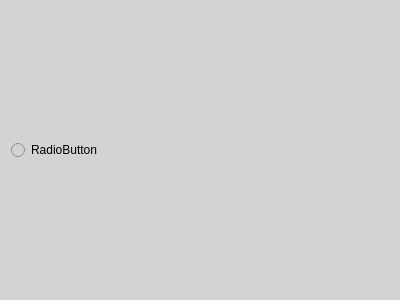
<?xml version="1.0" encoding="UTF-8"?>
<ui version="4.0">
 <class>Form</class>
 <widget class="QWidget" name="Form">
  <property name="geometry">
   <rect>
    <x>0</x>
    <y>0</y>
    <width>400</width>
    <height>300</height>
   </rect>
  </property>
  <property name="windowTitle">
   <string>Form</string>
  </property>
  <property name="styleSheet">
   <string notr="true">background-color: lightgray;</string>
  </property>
  <layout class="QGridLayout" name="gridLayout">
   <item row="0" column="0">
    <widget class="QRadioButton" name="daq_rb">
     <property name="text">
      <string>RadioButton</string>
     </property>
    </widget>
   </item>
  </layout>
 </widget>
 <resources/>
 <connections/>
</ui>
